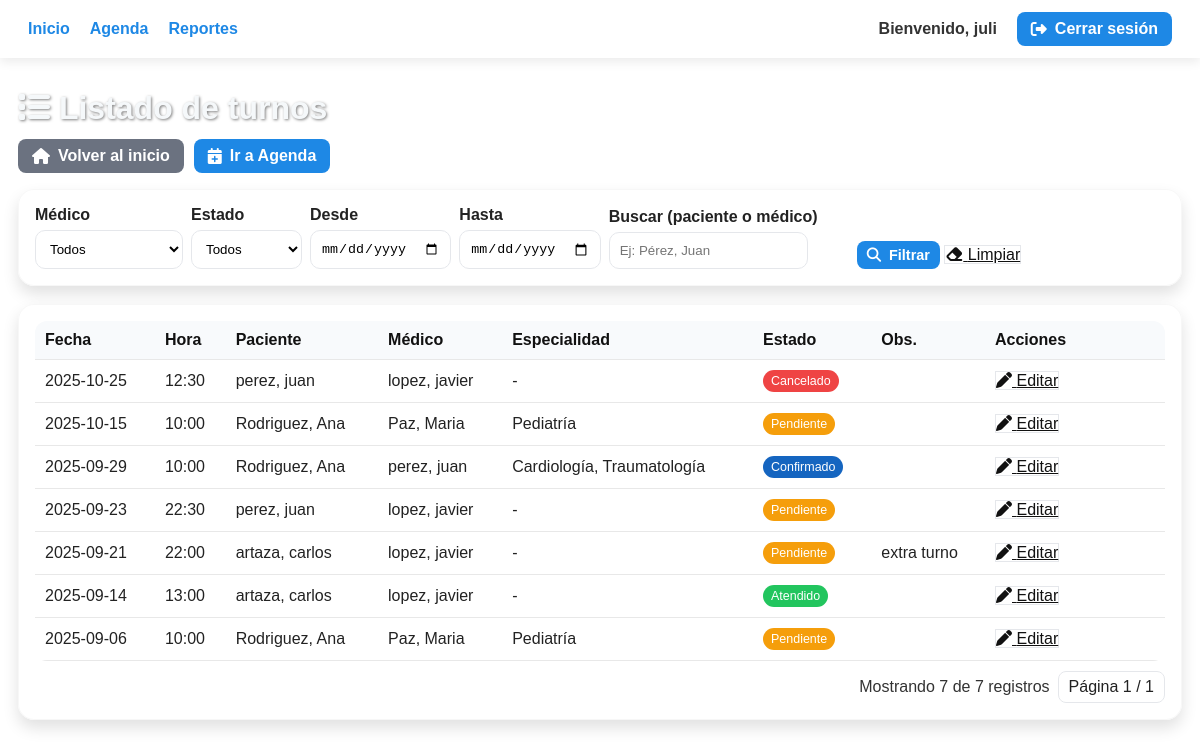
Screenshot of /interfaces/Administrador/turnosListado.php (signed in) with the database file from the repository.
### tables this page shows
CREATE TABLE `turnos` (
  `id_turno` int(11) NOT NULL,
  `id_paciente` int(11) DEFAULT NULL,
  `id_medico` int(11) DEFAULT NULL,
  `id_estado` int(11) DEFAULT NULL,
  `id_estudio` int(11) DEFAULT NULL,
  `fecha` date DEFAULT NULL,
  `hora` time DEFAULT NULL,
  `copago` decimal(10,2) DEFAULT 0.00,
  `observaciones` text DEFAULT NULL,
  `fecha_creacion` timestamp NOT NULL DEFAULT current_timestamp()
);

CREATE TABLE `estado` (
  `id_estado` int(11) NOT NULL,
  `nombre_estado` varchar(100) NOT NULL
);

### interfaces/Administrador/turnosListado.php (the view, shortened to what this page needs)
<?php
$nombreAdmin = $_SESSION['nombre'] ?? 'Admin';
$conn = ConexionBD::conectar();
$conn->set_charset('utf8mb4');
function esc($s){ return htmlspecialchars((string)$s, ENT_QUOTES, 'UTF-8'); }
function qget($k,$d=null){ return isset($_GET[$k])?$_GET[$k]:$d; }
$ESTADOS = [];
$res = $conn->query("SELECT id_estado, nombre_estado FROM estado ORDER BY id_estado");
if ($res){ while($row=$res->fetch_assoc()){ $ESTADOS[(int)$row['id_estado']] = $row['nombre_estado']; } $res->close(); }
$MEDICOS = [];
$res = $conn->query("
  SELECT m.id_medico, u.apellido, u.nombre
  FROM medicos m
  JOIN usuario u ON u.id_usuario = m.id_usuario
  ORDER BY u.apellido, u.nombre
");
if ($res){ while($row=$res->fetch_assoc()){ $MEDICOS[(int)$row['id_medico']] = $row['apellido'].', '.$row['nombre']; } $res->close(); }
$f_desde  = qget('f_desde','');
$f_hasta  = qget('f_hasta','');
$q        = trim((string)qget('q',''));
$per_page = 50;
$page = max(1, (int)qget('page', 1));
$offset = ($page - 1) * $per_page;
$sql_base = "
  FROM turnos t
  LEFT JOIN estado e     ON e.id_estado = t.id_estado
  LEFT JOIN pacientes p  ON p.id_paciente = t.id_paciente
  LEFT JOIN usuario up   ON up.id_usuario = p.id_usuario
  LEFT JOIN medicos m    ON m.id_medico = t.id_medico
  LEFT JOIN usuario um   ON um.id_usuario = m.id_usuario
  LEFT JOIN medico_especialidad me ON me.id_medico = m.id_medico
  LEFT JOIN especialidades esp     ON esp.id_especialidad = me.id_especialidad
  WHERE 1=1
";
$w = []; $params = []; $types = '';
$where = $w ? (' AND '.implode(' AND ',$w)) : '';
$sql_count = "SELECT COUNT(DISTINCT t.id_turno) ".$sql_base.$where;
$stmt = $conn->prepare($sql_count);
$stmt->execute();
$total_rows = 0;
$r = $stmt->get_result(); if ($r && $row=$r->fetch_row()){ $total_rows = (int)$row[0]; }
$total_pages = max(1, (int)ceil($total_rows / $per_page));
$sql_list = "
  SELECT
    t.id_turno, t.fecha, t.hora, t.observaciones,
    t.id_estado, e.nombre_estado,
    up.apellido AS ap_pac, up.nombre AS no_pac,
    um.apellido AS ap_med, um.nombre AS no_med,
    GROUP_CONCAT(DISTINCT esp.nombre_especialidad ORDER BY esp.nombre_especialidad SEPARATOR ', ') AS especialidad
  ".$sql_base.$where."
  GROUP BY t.id_turno
  ORDER BY t.fecha DESC, t.hora ASC
  LIMIT ? OFFSET ?
";
$stmt = $conn->prepare($sql_list);
$params2 = $params;
$types2 = $types.'ii';
$params2[] = $per_page; $params2[] = $offset;
$stmt->bind_param($types2, ...$params2);
$stmt->execute();
$list = [];
$res = $stmt->get_result();
while($res && $row=$res->fetch_assoc()){ $list[]=$row; }
?>
<!DOCTYPE html>
<html lang="es">
<head>
<link rel="stylesheet" href="https://cdnjs.cloudflare.com/ajax/libs/font-awesome/6.5.0/css/all.min.css"/>
</head>
<body>
  <nav>
    <div class="nav-inner">
      <div class="nav-links">
        <a href="principalAdmi.php">Inicio</a>
        <a href="agenda.php">Agenda</a>
        <a href="reportes.php">Reportes</a>
      </div>
      <div class="nav-links">
        <span style="color:#333;font-weight:bold">Bienvenido, <?= esc($nombreAdmin) ?></span>
        <a class="btn" href="../../Logica/General/cerrarSesion.php"><i class="fa fa-right-from-bracket"></i> Cerrar sesión</a>
      </div>
    </div>
  </nav>
  <main class="container">
    <h1><i class="fa fa-list"></i> Listado de turnos</h1>
    <div class="backbar">
      <a class="btn gray" href="principalAdmi.php"><i class="fa fa-house"></i> Volver al inicio</a>
      <a class="btn" href="agenda.php?tab=turnos"><i class="fa fa-calendar-plus"></i> Ir a Agenda</a>
    </div>
    <div class="card">
      <form method="get" class="form-row">
        <div>
          <label style="display:block;font-weight:700;margin-bottom:6px">Médico</label>
          <select name="f_medico">
            <option value="0">Todos</option>
          </select>
        </div>
        <div>
          <label style="display:block;font-weight:700;margin-bottom:6px">Estado</label>
          <select name="f_estado">
            <option value="0">Todos</option>
          </select>
        </div>
        <div>
          <label style="display:block;font-weight:700;margin-bottom:6px">Desde</label>
          <input type="date" name="f_desde" value="<?= esc($f_desde) ?>">
        </div>
        <div>
          <label style="display:block;font-weight:700;margin-bottom:6px">Hasta</label>
          <input type="date" name="f_hasta" value="<?= esc($f_hasta) ?>">
        </div>
        <div style="min-width:240px">
          <label style="display:block;font-weight:700;margin-bottom:6px">Buscar (paciente o médico)</label>
          <input type="text" name="q" value="<?= esc($q) ?>" placeholder="Ej: Pérez, Juan">
        </div>
        <div>
          <button class="btn sm" type="submit"><i class="fa fa-search"></i> Filtrar</button>
          <a class="btn-outline sm" href="turnosListado.php"><i class="fa fa-eraser"></i> Limpiar</a>
        </div>
      </form>
    </div>
    <div class="card" style="overflow:auto">
      <table class="table">
        <thead>
          <tr>
            <th>Fecha</th>
            <th>Hora</th>
            <th>Paciente</th>
            <th>Médico</th>
            <th>Especialidad</th>
            <th>Estado</th>
            <th>Obs.</th>
            <th style="width:180px">Acciones</th>
          </tr>
        </thead>
        <tbody>
          <?php if (empty($list)): ?>
            <tr><td colspan="8" style="color:#666">No hay turnos para los filtros aplicados.</td></tr>
          <?php else: foreach($list as $t):
            $badge = strtolower($t['nombre_estado'] ?? '');
          ?>
            <tr>
              <td><?= esc($t['fecha']) ?></td>
              <td><?= esc(substr($t['hora'],0,5)) ?></td>
              <td><?= esc(($t['ap_pac']??'-').', '.($t['no_pac']??'')) ?></td>
              <td><?= esc(($t['ap_med']??'-').', '.($t['no_med']??'')) ?></td>
              <td><?= esc($t['especialidad'] ?? '-') ?></td>
              <td><span class="badge <?= esc($badge) ?>"><?= esc(ucfirst($t['nombre_estado'] ?? '-')) ?></span></td>
              <td><?= esc($t['observaciones'] ?? '') ?></td>
              <td>
                <a class="btn-outline sm" href="agenda.php?tab=turnos&action=edit&id=<?= (int)$t['id_turno'] ?>">
                  <i class="fa fa-pen"></i> Editar
                </a>
              </td>
            </tr>
          <?php endforeach; endif; ?>
        </tbody>
      </table>
      <div class="pager">
        <span class="info">Mostrando <?= count($list) ?> de <?= (int)$total_rows ?> registros</span>
        <span style="padding:6px 10px;background:#fff;border:1px solid var(--border);border-radius:8px">Página <?= (int)$page ?> / <?= (int)$total_pages ?></span>
      </div>
    </div>
  </main>
</body>
</html>

### interfaces/Administrador/turnosListado.php (style rules this page uses)
* { margin:0;padding:0;box-sizing:border-box }
:root { --brand:#1e88e5; --brand-dark:#1565c0; --ok:#22c55e; --warn:#f59e0b; --bad:#ef4444; --bgcard: rgba(255,255,255,.92); --border:#e5e7eb; }
body { font-family:Arial,sans-serif;background:url("https://i.pinimg.com/1200x/9b/e2/12/9be212df4fc8537ddc31c3f7fa147b42.jpg") no-repeat center/cover fixed;color:#222 }
nav { background:#fff;padding:12px 28px;box-shadow:0 4px 10px rgba(0,0,0,.08);position:sticky;top:0;z-index:10 }
.nav-inner { display:flex;align-items:center;justify-content:space-between }
.nav-links { display:flex;gap:20px;align-items:center }
nav a { color:var(--brand);text-decoration:none;font-weight:bold }
.btn { border:none;border-radius:8px;background:var(--brand);color:#fff;padding:8px 14px;cursor:pointer;font-weight:bold;text-decoration:none;display:inline-flex;gap:8px;align-items:center }
.btn-outline { background:#fff;color:#111;border:1px solid var(--border) }
.btn.gray { background:#6b7280 }
.btn.sm { padding:6px 10px;font-size:.9rem }
.container { padding:32px 18px;max-width:1200px;margin:0 auto }
h1 { color:#f5f8fa;text-shadow:1px 1px 3px rgba(0,0,0,.5);margin-bottom:12px;font-size:2rem }
.card { background:var(--bgcard);backdrop-filter:blur(3px);border-radius:16px;padding:16px;box-shadow:0 8px 16px rgba(0,0,0,.12);margin-bottom:18px;border:1px solid rgba(0,0,0,.03) }
.table { width:100%;border-collapse:collapse;background:#fff;border-radius:12px;overflow:hidden }
.table th,.table td { padding:10px;border-bottom:1px solid #e8e8e8;text-align:left }
.table thead th { background:#f8fafc;color:#111 }
.badge { padding:4px 8px;border-radius:999px;font-size:.78rem;color:#fff;display:inline-block }
.badge.pendiente { background:var(--warn) }
.badge.confirmado { background:var(--brand-dark) }
.badge.atendido { background:var(--ok) }
.badge.cancelado { background:var(--bad) }
.form-row { display:flex;gap:8px;flex-wrap:wrap;align-items:flex-end }
input[type="date"], input[type="text"], select { padding:10px;border:1px solid var(--border);border-radius:10px;background:#fff }
.pager { display:flex;gap:8px;justify-content:flex-end;align-items:center;margin-top:10px }
.pager .info { color:#333 }
.backbar { display:flex;gap:10px;margin:8px 0 16px }

### rows the page displays
turnos: fecha "2025-10-25", hora "12:30", no_pac "perez, juan", no_med "lopez, javier", especialidad "-", id_estado.nombre_estado "Cancelado"
turnos: fecha "2025-10-15", hora "10:00", no_pac "Rodriguez, Ana", no_med "Paz, Maria", especialidad "Pediatría", id_estado.nombre_estado "Pendiente"
turnos: fecha "2025-09-29", hora "10:00", no_pac "Rodriguez, Ana", no_med "perez, juan", especialidad "Cardiología, Traumatología", id_estado.nombre_estado "Confirmado"
turnos: fecha "2025-09-23", hora "22:30", no_pac "perez, juan", no_med "lopez, javier", especialidad "-", id_estado.nombre_estado "Pendiente"
turnos: fecha "2025-09-21", hora "22:00", no_pac "artaza, carlos", no_med "lopez, javier", especialidad "-", id_estado.nombre_estado "Pendiente", observaciones "extra turno"
turnos: fecha "2025-09-14", hora "13:00", no_pac "artaza, carlos", no_med "lopez, javier", especialidad "-", id_estado.nombre_estado "Atendido"
turnos: fecha "2025-09-06", hora "10:00", no_pac "Rodriguez, Ana", no_med "Paz, Maria", especialidad "Pediatría", id_estado.nombre_estado "Pendiente"

### other values shown
$nombreAdmin "juli"
count($list) "7"
$total_rows "7"
$page "1"
$total_pages "1"
